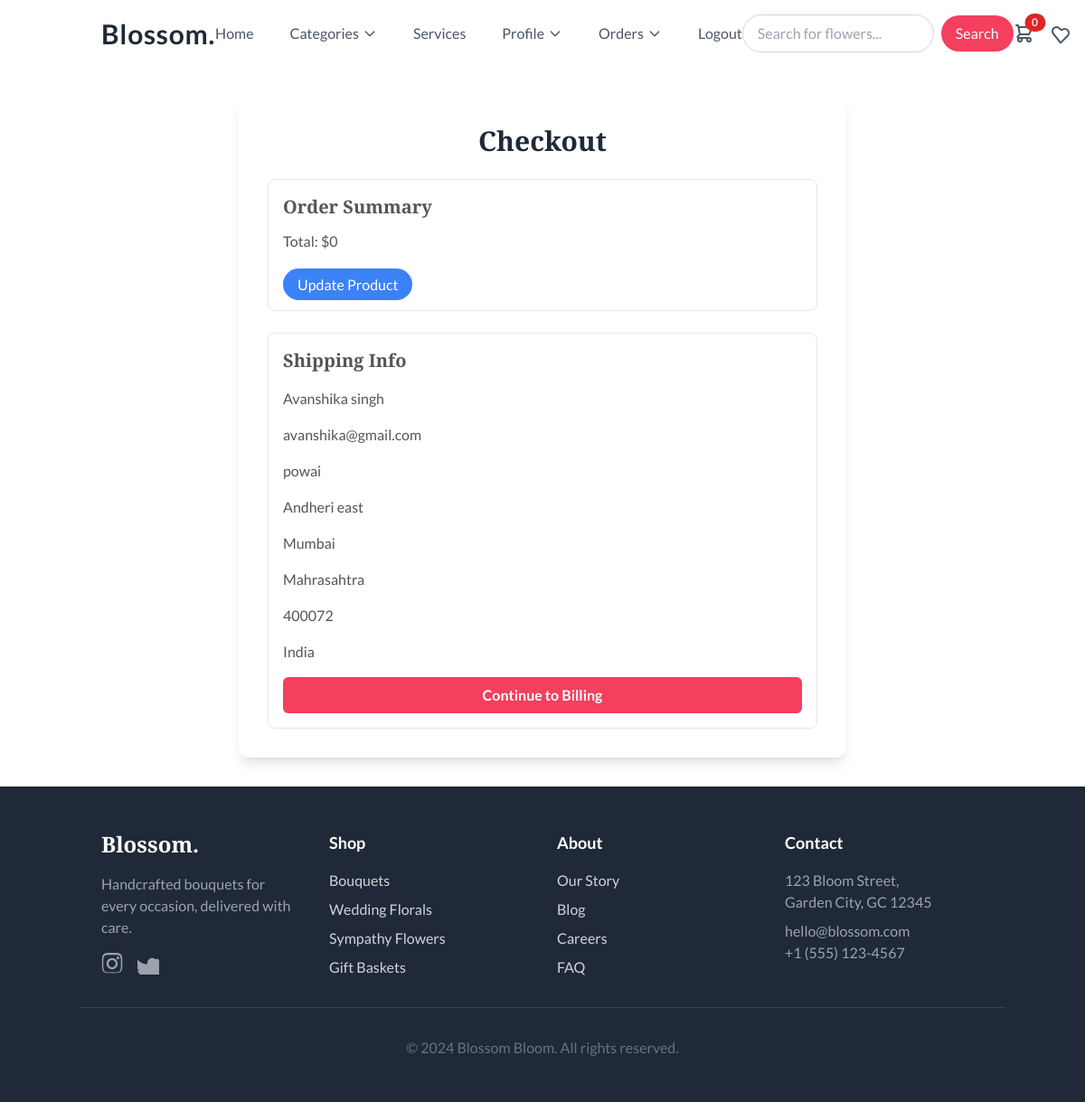
/payment/checkout/ (signed in), run on the app's committed database.
### payment/models.py (models this page shows, shortened)
class ShippingAddress(models.Model):
    user = models.ForeignKey(User, on_delete= models.CASCADE, null=True, blank=True)
    shipping_full_name = models.CharField(max_length=255)
    shipping_email = models.CharField(max_length=255)
    shipping_address1 = models.CharField(max_length=255)
    shipping_address2 = models.CharField(max_length=255, null=True, blank=True)
    shipping_city = models.CharField(max_length=255)
    shipping_state = models.CharField(max_length=255, null=True, blank=True)
    shipping_zipcode = models.CharField(max_length=255, null=True, blank=True)
    shipping_country = models.CharField(max_length=255)
    class Meta:
        verbose_name_plural = "Shipping Address"

### payment/views.py (the view)
# urls.py: path('checkout/', views.checkout, name='checkout'),
def checkout(request):
    cart = Cart(request)
    cart_products = cart.get_prods()
    quantities = cart.get_quants()
    totals = cart.cart_total()
    shipping_form = ShippingForm(request.POST or None)
    if request.user.is_authenticated:
        try:
            shipping_user = ShippingAddress.objects.get(user__id=request.user.id)
            shipping_form = ShippingForm(request.POST or None, instance=shipping_user)
        except ShippingAddress.DoesNotExist:
            pass
    return render(request, "payment/checkout.html", {
        "cart_products": cart_products,
        "quantities": quantities,
        "totals": totals,
        "shipping_form": shipping_form  # Pass the form to the template
    })

### cart/cart.py (called while the page is built, shortened)
    def cart_total(self):
        total = 0
        quantities = self.cart
        return total

    def __len__(self):
        return sum(1 if str(k).startswith("cb:") else v for k, v in self.cart.items())

    def get_prods(self):
        product_ids = [int(k) for k in self.cart.keys() if not str(k).startswith("cb:")]
        return Product.objects.filter(id__in=product_ids)

    def get_quants(self):
        return self.cart

### cart/context_processors.py (called while the page is built)
def cart(request):
    return{'cart': Cart(request)}

### payment/templates/payment/checkout.html (shortened to what this page needs)
{% extends 'shop/base.html' %}
{% block content %}
<div class="container mx-auto px-4 py-8">
    <div class="max-w-2xl mx-auto bg-white rounded-xl shadow-lg p-6 md:p-8">
        <h1 class="text-3xl font-bold text-gray-800 mb-6 text-center">Checkout</h1>
        <div class="space-y-6">
            <div class="border border-gray-200 rounded-lg p-4">
                <h2 class="text-xl font-semibold mb-3">Order Summary</h2>
                Total: ${{ totals }}
                <br><br>
                <a href="{% url 'cart_detail' %}" class="bg-blue-500 text-white px-4 py-2 rounded-full">Update Product</a>
            </div>
            <div class="border border-gray-200 rounded-lg p-4">
                <h2 class="text-xl font-semibold mb-3">Shipping Info</h2>
                <form method="post" class="space-y-4" action="{% url 'billing_info' %}">
                    {{ shipping_form.as_p }}
                    <button type="submit" class="w-full bg-rose-500 text-white font-semibold py-2 rounded-md hover:bg-rose-600 transition-colors">
                        Continue to Billing
                    </button>
                </form>
            </div>
        </div>
    </div>
</div>
{% endblock %}

### shop/static/css/style.css (style rules this page uses)
body { font-family: 'Lato', sans-serif; color: #555; }
h1, h2, h3 { font-family: 'Playfair Display', serif; }

### data on the page
ShippingAddress: shipping_full_name "Avanshika singh", shipping_email "avanshika@gmail.com", shipping_address1 "powai", shipping_address2 "Andheri east", shipping_city "Mumbai", shipping_state "Mahrasahtra", shipping_zipcode "400072", shipping_country "India"

### other printed values
{{ cart|length }} "0"
{{ totals }} "0"
